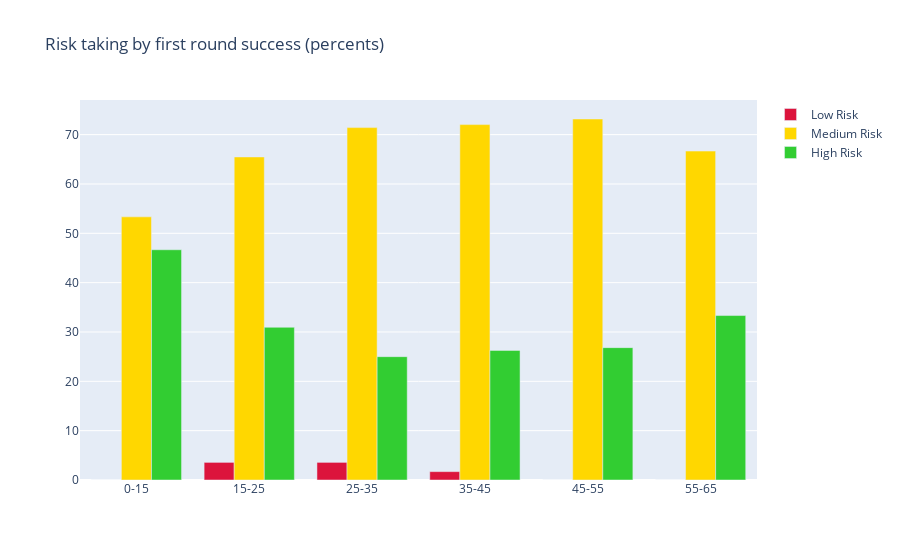

Here is the notebook cell this chart was saved with:
### Markdown cell above
### Correlation between first round success and risk taking
#### add title here

### Code cell
success_df = prepped_df[['sex', 'success_group', 'risk']].groupby(['risk', 'success_group']).count().reset_index()
succ_perc = [100 / 15, 100 / 84, 100 / 140, 100 / 118, 100 / 41, 100 / 6]
labels = ['0-15', '15-25', '25-35', '35-45', '45-55', '55-65']

success_df['percent'] = 0
for i in range(6):
    success_df['percent'][success_df['success_group'] == labels[i]] = success_df['sex'] * succ_perc[i]

ax = plt.subplots()[1]
low_list = success_df[success_df['risk'] == 1]['percent'].to_list()
low_list = [0, low_list[0], low_list[1], low_list[2], 0, 0]
medium_list = success_df[success_df['risk'] == 2]['percent'].to_list()
high_list = success_df[success_df['risk'] == 3]['percent'].to_list()
age_groups = ['0-15', '15-25', '25-35', '35-45', '45-55', '55-65']

fig = go.Figure(data=[
    go.Bar(name='Low Risk', x=age_groups, y=low_list,marker_color=risk_colors[0]),
    go.Bar(name='Medium Risk', x=age_groups, y=medium_list,marker_color=risk_colors[1]),
    go.Bar(name='High Risk', x=age_groups, y=high_list,marker_color=risk_colors[2])])
fig.update_layout(barmode='group')
fig.update_layout(title="Risk taking by first round success (percents)")
fig.show()

plt.plot(labels, low_list, label='Low Risk', color=risk_colors[0])
plt.plot(labels, medium_list, label='Medium Risk', color=risk_colors[1])
plt.plot(labels, high_list, label='High Risk', color=risk_colors[2])
plt.legend()
plt.show()

d = {'success_group': age_groups, 'dist': [0] * len(age_groups)}
dist_df = pd.DataFrame(data=d)

for i, group in enumerate(age_groups):
    medium_index, high_index = 3 + i, 9 + i
    dist = success_df.at[high_index, 'percent'] - success_df.at[medium_index, 'percent']
    dist_df.loc[i, 'dist'] = dist

plt.plot(dist_df['success_group'], dist_df['dist'])
plt.plot

### Figure 1 — Plotly figure (JSON) as saved in the notebook; plotly's stock layout.template omitted (floating-point values rounded to 4 significant figures)
{"data": [{"marker": {"color": "crimson"}, "name": "Low Risk", "x": ["0-15", "15-25", "25-35", "35-45", "45-55", "55-65"], "y": [0, 3.571, 3.571, 1.695, 0, 0], "type": "bar"}, {"marker": {"color": "gold"}, "name": "Medium Risk", "x": ["0-15", "15-25", "25-35", "35-45", "45-55", "55-65"], "y": [53.33, 65.48, 71.43, 72.03, 73.17, 66.67], "type": "bar"}, {"marker": {"color": "limegreen"}, "name": "High Risk", "x": ["0-15", "15-25", "25-35", "35-45", "45-55", "55-65"], "y": [46.67, 30.95, 25.0, 26.27, 26.83, 33.33], "type": "bar"}], "layout": {"barmode": "group", "title": {"text": "Risk taking by first round success (percents)"}}}
